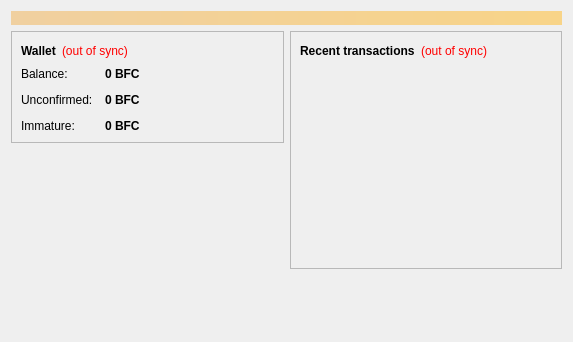
<?xml version="1.0" encoding="UTF-8"?>
<ui version="4.0">
 <class>OverviewPage</class>
 <widget class="QWidget" name="OverviewPage">
  <property name="geometry">
   <rect>
    <x>0</x>
    <y>0</y>
    <width>573</width>
    <height>342</height>
   </rect>
  </property>
  <property name="windowTitle">
   <string>Form</string>
  </property>
  <layout class="QVBoxLayout" name="topLayout">
   <item>
    <widget class="QLabel" name="labelAlerts">
     <property name="visible">
      <bool>false</bool>
     </property>
     <property name="styleSheet">
      <string notr="true">background-color: qlineargradient(x1: 0, y1: 0, x2: 1, y2: 0, stop:0 #F0D0A0, stop:1 #F8D488); color:#000000;</string>
     </property>
     <property name="wordWrap">
      <bool>true</bool>
     </property>
     <property name="margin">
      <number>3</number>
     </property>
    </widget>
   </item>
   <item>
    <layout class="QHBoxLayout" name="horizontalLayout" stretch="1,1">
     <item>
      <layout class="QVBoxLayout" name="verticalLayout_2">
       <item>
        <widget class="QFrame" name="frame">
         <property name="frameShape">
          <enum>QFrame::StyledPanel</enum>
         </property>
         <property name="frameShadow">
          <enum>QFrame::Raised</enum>
         </property>
         <layout class="QVBoxLayout" name="verticalLayout_4">
          <item>
           <layout class="QHBoxLayout" name="horizontalLayout_4">
            <item>
             <widget class="QLabel" name="label_5">
              <property name="font">
               <font>
                <weight>75</weight>
                <bold>true</bold>
               </font>
              </property>
              <property name="text">
               <string>Wallet</string>
              </property>
             </widget>
            </item>
            <item>
             <widget class="QLabel" name="labelWalletStatus">
              <property name="toolTip">
               <string>The displayed information may be out of date. Your wallet automatically synchronizes with the Bitfilcoin network after a connection is established, but this process has not completed yet.</string>
              </property>
              <property name="styleSheet">
               <string notr="true">QLabel { color: red; }</string>
              </property>
              <property name="text">
               <string notr="true">(out of sync)</string>
              </property>
              <property name="alignment">
               <set>Qt::AlignLeading|Qt::AlignLeft|Qt::AlignVCenter</set>
              </property>
             </widget>
            </item>
            <item>
             <spacer name="horizontalSpacer_2">
              <property name="orientation">
               <enum>Qt::Horizontal</enum>
              </property>
              <property name="sizeHint" stdset="0">
               <size>
                <width>40</width>
                <height>20</height>
               </size>
              </property>
             </spacer>
            </item>
           </layout>
          </item>
          <item>
           <layout class="QFormLayout" name="formLayout_2">
            <property name="fieldGrowthPolicy">
             <enum>QFormLayout::AllNonFixedFieldsGrow</enum>
            </property>
            <property name="horizontalSpacing">
             <number>12</number>
            </property>
            <property name="verticalSpacing">
             <number>12</number>
            </property>
            <item row="0" column="0">
             <widget class="QLabel" name="label">
              <property name="text">
               <string>Balance:</string>
              </property>
             </widget>
            </item>
            <item row="0" column="1">
             <widget class="QLabel" name="labelBalance">
              <property name="font">
               <font>
                <weight>75</weight>
                <bold>true</bold>
               </font>
              </property>
              <property name="cursor">
               <cursorShape>IBeamCursor</cursorShape>
              </property>
              <property name="toolTip">
               <string>Your current balance</string>
              </property>
              <property name="text">
               <string notr="true">0 BFC</string>
              </property>
              <property name="textInteractionFlags">
               <set>Qt::LinksAccessibleByMouse|Qt::TextSelectableByKeyboard|Qt::TextSelectableByMouse</set>
              </property>
             </widget>
            </item>
            <item row="1" column="0">
             <widget class="QLabel" name="label_3">
              <property name="text">
               <string>Unconfirmed:</string>
              </property>
             </widget>
            </item>
            <item row="1" column="1">
             <widget class="QLabel" name="labelUnconfirmed">
              <property name="font">
               <font>
                <weight>75</weight>
                <bold>true</bold>
               </font>
              </property>
              <property name="cursor">
               <cursorShape>IBeamCursor</cursorShape>
              </property>
              <property name="toolTip">
               <string>Total of transactions that have yet to be confirmed, and do not yet count toward the current balance</string>
              </property>
              <property name="text">
               <string notr="true">0 BFC</string>
              </property>
              <property name="textInteractionFlags">
               <set>Qt::LinksAccessibleByMouse|Qt::TextSelectableByKeyboard|Qt::TextSelectableByMouse</set>
              </property>
             </widget>
            </item>
            <item row="2" column="0">
             <widget class="QLabel" name="labelImmatureText">
              <property name="text">
               <string>Immature:</string>
              </property>
             </widget>
            </item>
            <item row="2" column="1">
             <widget class="QLabel" name="labelImmature">
              <property name="font">
               <font>
                <weight>75</weight>
                <bold>true</bold>
               </font>
              </property>
              <property name="toolTip">
               <string>Mined balance that has not yet matured</string>
              </property>
              <property name="text">
               <string notr="true">0 BFC</string>
              </property>
              <property name="textInteractionFlags">
               <set>Qt::LinksAccessibleByMouse|Qt::TextSelectableByKeyboard|Qt::TextSelectableByMouse</set>
              </property>
             </widget>
            </item>
           </layout>
          </item>
         </layout>
        </widget>
       </item>
       <item>
        <spacer name="verticalSpacer">
         <property name="orientation">
          <enum>Qt::Vertical</enum>
         </property>
         <property name="sizeHint" stdset="0">
          <size>
           <width>20</width>
           <height>40</height>
          </size>
         </property>
        </spacer>
       </item>
      </layout>
     </item>
     <item>
      <layout class="QVBoxLayout" name="verticalLayout_3">
       <item>
        <widget class="QFrame" name="frame_2">
         <property name="frameShape">
          <enum>QFrame::StyledPanel</enum>
         </property>
         <property name="frameShadow">
          <enum>QFrame::Raised</enum>
         </property>
         <layout class="QVBoxLayout" name="verticalLayout">
          <item>
           <layout class="QHBoxLayout" name="horizontalLayout_2">
            <item>
             <widget class="QLabel" name="label_4">
              <property name="text">
               <string>&lt;b&gt;Recent transactions&lt;/b&gt;</string>
              </property>
             </widget>
            </item>
            <item>
             <widget class="QLabel" name="labelTransactionsStatus">
              <property name="toolTip">
               <string>The displayed information may be out of date. Your wallet automatically synchronizes with the Bitfilcoin network after a connection is established, but this process has not completed yet.</string>
              </property>
              <property name="styleSheet">
               <string notr="true">QLabel { color: red; }</string>
              </property>
              <property name="text">
               <string notr="true">(out of sync)</string>
              </property>
              <property name="alignment">
               <set>Qt::AlignRight|Qt::AlignTrailing|Qt::AlignVCenter</set>
              </property>
             </widget>
            </item>
            <item>
             <spacer name="horizontalSpacer">
              <property name="orientation">
               <enum>Qt::Horizontal</enum>
              </property>
              <property name="sizeHint" stdset="0">
               <size>
                <width>40</width>
                <height>20</height>
               </size>
              </property>
             </spacer>
            </item>
           </layout>
          </item>
          <item>
           <widget class="QListView" name="listTransactions">
            <property name="styleSheet">
             <string notr="true">QListView { background: transparent; }</string>
            </property>
            <property name="frameShape">
             <enum>QFrame::NoFrame</enum>
            </property>
            <property name="verticalScrollBarPolicy">
             <enum>Qt::ScrollBarAlwaysOff</enum>
            </property>
            <property name="horizontalScrollBarPolicy">
             <enum>Qt::ScrollBarAlwaysOff</enum>
            </property>
            <property name="selectionMode">
             <enum>QAbstractItemView::NoSelection</enum>
            </property>
           </widget>
          </item>
         </layout>
        </widget>
       </item>
       <item>
        <spacer name="verticalSpacer_2">
         <property name="orientation">
          <enum>Qt::Vertical</enum>
         </property>
         <property name="sizeHint" stdset="0">
          <size>
           <width>20</width>
           <height>40</height>
          </size>
         </property>
        </spacer>
       </item>
      </layout>
     </item>
    </layout>
   </item>
  </layout>
 </widget>
 <resources/>
 <connections/>
</ui>
